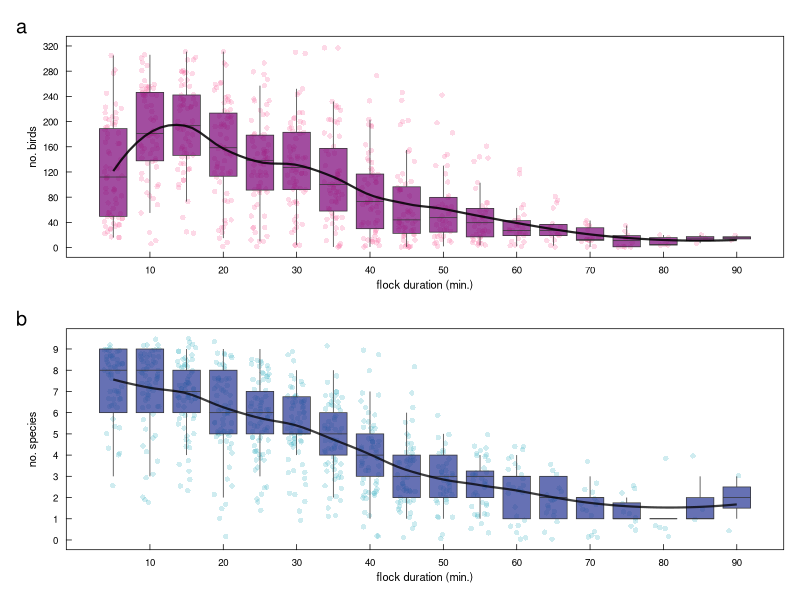

Write R code to recreate this figure.
#### this script is basic reporting on collpa morning flock size and spp richness
#### should be figure #0 in the manuscript
#### will have photos composited with figures 


library(ggplot2)      # plotting and viz
library(plyr)         # legacy df manipulation
library(dplyr)        # variable grouping and manipulation
library(reshape)      # legacy df manipulation
library(data.table)   # legacy functions on df 
library(tidyr)        # gathering and spreading
library(zoo)          # roll mean
library(ggthemes)     # helpful ggplot themes
library(forcats)
library(scales)
library(RColorBrewer) # pretty colors
library(ggridges)
library(colorspace)
library(patchwork)
library(lubridate)    # formatting times dates


# custom ggplot theme
themeKV <- theme_few()+
  theme(strip.background = element_blank(),
        axis.line = element_blank(),
        axis.text.x = element_text(colour = "black", margin = margin(0.2, unit = "cm")),
        axis.text.y = element_text(colour = "black", margin = margin(c(1, 0.2), unit = "cm")),
        axis.ticks.x = element_line(colour = "black", linewidth=.25), 
        axis.ticks.y = element_line(colour = "black", linewidth=.25),
        axis.ticks.length=unit(-0.15, "cm"), 
        element_line(colour = "black", linewidth=.5),
        panel.border = element_rect(colour = "black", fill=NA, linewidth=.5),
        legend.title=element_blank(),
        strip.text=element_text(hjust=0))

#### read in raw survey data
# setwd("/Users/kylevanhoutan/colpa_flock/")
DF <- read.csv('data/survey_talldb.csv')


#### subset full data set for just time/hour occurrence observation data 
# first remove unnecessary columns 
survey <- subset(DF, select = c(DATE, DAY, MIN_morn, SPECIES, COUNT)) # subset full dataset for only columns of interest
survey1 <- survey %>% 
  filter(!(MIN_morn == 'NA')) %>%  # remove rows with NA values, after the morning flock
  filter(!(COUNT == 0)) %>% # remove rows with 0 birds counted
  filter(!(MIN_morn > 90)) # remove rows >90min, as n=1 birds from 95-130min

# count the no. birds on collpa on each day, at each 5min interval
flock_birds <- survey1 %>% # new DF with only 3 cols: DAY, MIN_morn, and new summation
  group_by(DAY, MIN_morn) %>% 
  summarise(total_birds=sum(COUNT)) # total_birds is the new sum/operator col

# count the species richness on collpa on each day, at each 5min interval
flock_spp <- survey1 %>% # repeating form immediately above
  group_by(DAY, MIN_morn) %>% 
  summarise(spp_rich=n_distinct(SPECIES)) # 'n_distinct' sums unique category/character entries in group

#now make plots with new DFs
# make box plot of birds by monitoring interval
p1 <- ggplot(flock_birds, aes(x=MIN_morn, y=total_birds)) +
  themeKV + theme(axis.text.y = element_text(size = 7), axis.text.x = element_text(size = 7),
                  axis.title.x = element_text(size = 8),axis.title.y = element_text(size = 8),
                  legend.position = "none") + 
  geom_jitter(alpha=0.25, color="#f768a1", shape=16, size=1.5, width=1.25, height=0) +  
  geom_boxplot(aes(group = MIN_morn),
               outlier.shape = NA, # remove outliers, WE HAVE JITTER
               fatten=1, # NULL = remove median line
               fill = "#7a0177", coef = 1, # whiskers sd =1 
               lwd=0.25, alpha = 0.7) +
  geom_line(stat="smooth", method = "loess", formula = y ~ x, span = 0.35, se = FALSE, linewidth = 0.75, alpha = 0.85) +
  xlab("flock duration (min.)") +
  ylab("no. birds") +
  scale_x_continuous(breaks = seq(10, 100, by = 10), limits = c(3,92)) +
  scale_y_continuous(breaks = seq(0, 350, by = 40), limits = c(0,320))

# make box plot of spp richness by monitoring interval
p2 <- ggplot(flock_spp, aes(x=MIN_morn, y=spp_rich)) +
  themeKV + theme(axis.text.y = element_text(size = 7), axis.text.x = element_text(size = 7),
                  axis.title.x = element_text(size = 8),axis.title.y = element_text(size = 8),
                  legend.position = "none") + 
  geom_jitter(alpha=0.25, color="#41b6c4", shape=16, size=1.5, width=1.25, height=1) +  
  geom_boxplot(aes(group = MIN_morn),
               outlier.shape = NA, # remove outliers, WE HAVE JITTER
               fatten=1, # NULL = remove median line, we're doing LOESS
               fill = "#253494", coef = 1, # whiskers sd =1 
               lwd=0.25, alpha = 0.7) +
  geom_line(stat="smooth", method = "loess", formula = y ~ x, span = 0.35, se = FALSE, linewidth = 0.75, alpha = 0.75) +
  xlab("flock duration (min.)") +
  ylab("no. species") +
  scale_x_continuous(breaks = seq(10, 90, by = 10), limits = c(3,92)) +
  scale_y_continuous(breaks = seq(0, 14, by = 1), limits = c(0,9.5))

# patch them together
layout <- "
A
B"
p1 + p2 + 
  plot_layout(design = layout) +
  plot_annotation(tag_levels = 'a') # add panel labels a, b, c... etc


# END  
